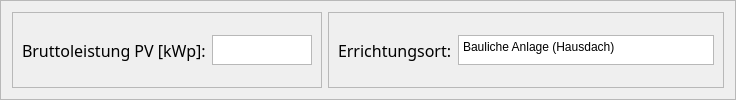
                             <widget class="QFrame" name="frame_13">
                              <property name="sizePolicy">
                               <sizepolicy hsizetype="MinimumExpanding" vsizetype="MinimumExpanding">
                                <horstretch>0</horstretch>
                                <verstretch>0</verstretch>
                               </sizepolicy>
                              </property>
                              <property name="frameShape">
                               <enum>QFrame::StyledPanel</enum>
                              </property>
                              <property name="frameShadow">
                               <enum>QFrame::Raised</enum>
                              </property>
                              <layout class="QHBoxLayout" name="horizontalLayout_13">
                               <item alignment="Qt::AlignLeft">
                                <widget class="QFrame" name="frame_12">
                                 <property name="sizePolicy">
                                  <sizepolicy hsizetype="MinimumExpanding" vsizetype="MinimumExpanding">
                                   <horstretch>0</horstretch>
                                   <verstretch>0</verstretch>
                                  </sizepolicy>
                                 </property>
                                 <property name="frameShape">
                                  <enum>QFrame::StyledPanel</enum>
                                 </property>
                                 <property name="frameShadow">
                                  <enum>QFrame::Raised</enum>
                                 </property>
                                 <layout class="QHBoxLayout" name="horizontalLayout_12">
                                  <item>
                                   <widget class="QLabel" name="sys_perf_label">
                                    <property name="sizePolicy">
                                     <sizepolicy hsizetype="MinimumExpanding" vsizetype="MinimumExpanding">
                                      <horstretch>0</horstretch>
                                      <verstretch>0</verstretch>
                                     </sizepolicy>
                                    </property>
                                    <property name="minimumSize">
                                     <size>
                                      <width>0</width>
                                      <height>30</height>
                                     </size>
                                    </property>
                                    <property name="maximumSize">
                                     <size>
                                      <width>200</width>
                                      <height>30</height>
                                     </size>
                                    </property>
                                    <property name="font">
                                     <font>
                                      <family>Sitka Heading</family>
                                      <pointsize>12</pointsize>
                                      <italic>false</italic>
                                      <bold>false</bold>
                                     </font>
                                    </property>
                                    <property name="text">
                                     <string>Bruttoleistung PV [kWp]:</string>
                                    </property>
                                   </widget>
                                  </item>
                                  <item>
                                   <widget class="QPlainTextEdit" name="sys_perf_text">
                                    <property name="sizePolicy">
                                     <sizepolicy hsizetype="MinimumExpanding" vsizetype="MinimumExpanding">
                                      <horstretch>0</horstretch>
                                      <verstretch>0</verstretch>
                                     </sizepolicy>
                                    </property>
                                    <property name="minimumSize">
                                     <size>
                                      <width>0</width>
                                      <height>30</height>
                                     </size>
                                    </property>
                                    <property name="maximumSize">
                                     <size>
                                      <width>100</width>
                                      <height>30</height>
                                     </size>
                                    </property>
                                   </widget>
                                  </item>
                                 </layout>
                                </widget>
                               </item>
                               <item>
                                <widget class="QFrame" name="frame_11">
                                 <property name="frameShape">
                                  <enum>QFrame::StyledPanel</enum>
                                 </property>
                                 <property name="frameShadow">
                                  <enum>QFrame::Raised</enum>
                                 </property>
                                 <layout class="QHBoxLayout" name="horizontalLayout_11">
                                  <item>
                                   <widget class="QLabel" name="constr_style_label">
                                    <property name="minimumSize">
                                     <size>
                                      <width>0</width>
                                      <height>30</height>
                                     </size>
                                    </property>
                                    <property name="maximumSize">
                                     <size>
                                      <width>16777215</width>
                                      <height>30</height>
                                     </size>
                                    </property>
                                    <property name="font">
                                     <font>
                                      <family>Sitka Heading</family>
                                      <pointsize>12</pointsize>
                                      <italic>false</italic>
                                      <bold>false</bold>
                                     </font>
                                    </property>
                                    <property name="text">
                                     <string>Errichtungsort:</string>
                                    </property>
                                   </widget>
                                  </item>
                                  <item>
                                   <widget class="QPlainTextEdit" name="constr_style_text">
                                    <property name="minimumSize">
                                     <size>
                                      <width>100</width>
                                      <height>30</height>
                                     </size>
                                    </property>
                                    <property name="maximumSize">
                                     <size>
                                      <width>16777215</width>
                                      <height>30</height>
                                     </size>
                                    </property>
                                    <property name="plainText">
                                     <string>Bauliche Anlage (Hausdach)</string>
                                    </property>
                                   </widget>
                                  </item>
                                 </layout>
                                </widget>
                               </item>
                              </layout>
                             </widget>
